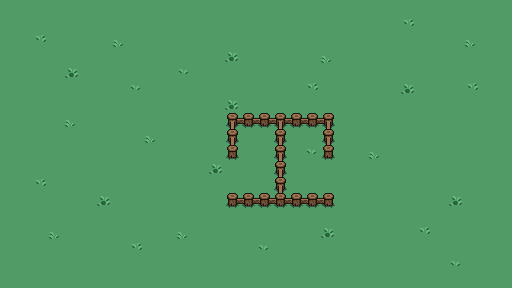

Rendered tile map (Tiled .tmx) drawn with the repository's tilesets; below, a short description and the full map source, tile grids included:
An orthogonal 32x18 tile map with 16x16 px tiles, 3 tile layers (ground, back, front), 4 tilesets and 2 objects.

<map version="1.10" tiledversion="1.10.2" orientation="orthogonal" renderorder="right-down" width="32" height="18" tilewidth="16" tileheight="16" infinite="0" nextlayerid="12" nextobjectid="21">
 <tileset firstgid="1" source="grass.tsx" />
 <tileset firstgid="2" source="fences.tsx" />
 <tileset firstgid="18" source="entities.tsx" />
 <tileset firstgid="20" source="decor.tsx" />
 <layer id="5" name="ground" width="32" height="18">
  <data encoding="csv">
1,1,1,1,1,1,1,1,1,1,1,1,1,1,1,1,1,1,1,1,1,1,1,1,1,1,1,1,1,1,1,1,
1,1,1,1,1,1,1,1,1,1,1,1,1,1,1,1,1,1,1,1,1,1,1,1,1,1,1,1,1,1,1,1,
1,1,1,1,1,1,1,1,1,1,1,1,1,1,1,1,1,1,1,1,1,1,1,1,1,1,1,1,1,1,1,1,
1,1,1,1,1,1,1,1,1,1,1,1,1,1,1,1,1,1,1,1,1,1,1,1,1,1,1,1,1,1,1,1,
1,1,1,1,1,1,1,1,1,1,1,1,1,1,1,1,1,1,1,1,1,1,1,1,1,1,1,1,1,1,1,1,
1,1,1,1,1,1,1,1,1,1,1,1,1,1,1,1,1,1,1,1,1,1,1,1,1,1,1,1,1,1,1,1,
1,1,1,1,1,1,1,1,1,1,1,1,1,1,1,1,1,1,1,1,1,1,1,1,1,1,1,1,1,1,1,1,
1,1,1,1,1,1,1,1,1,1,1,1,1,1,1,1,1,1,1,1,1,1,1,1,1,1,1,1,1,1,1,1,
1,1,1,1,1,1,1,1,1,1,1,1,1,1,1,1,1,1,1,1,1,1,1,1,1,1,1,1,1,1,1,1,
1,1,1,1,1,1,1,1,1,1,1,1,1,1,1,1,1,1,1,1,1,1,1,1,1,1,1,1,1,1,1,1,
1,1,1,1,1,1,1,1,1,1,1,1,1,1,1,1,1,1,1,1,1,1,1,1,1,1,1,1,1,1,1,1,
1,1,1,1,1,1,1,1,1,1,1,1,1,1,1,1,1,1,1,1,1,1,1,1,1,1,1,1,1,1,1,1,
1,1,1,1,1,1,1,1,1,1,1,1,1,1,1,1,1,1,1,1,1,1,1,1,1,1,1,1,1,1,1,1,
1,1,1,1,1,1,1,1,1,1,1,1,1,1,1,1,1,1,1,1,1,1,1,1,1,1,1,1,1,1,1,1,
1,1,1,1,1,1,1,1,1,1,1,1,1,1,1,1,1,1,1,1,1,1,1,1,1,1,1,1,1,1,1,1,
1,1,1,1,1,1,1,1,1,1,1,1,1,1,1,1,1,1,1,1,1,1,1,1,1,1,1,1,1,1,1,1,
1,1,1,1,1,1,1,1,1,1,1,1,1,1,1,1,1,1,1,1,1,1,1,1,1,1,1,1,1,1,1,1,
1,1,1,1,1,1,1,1,1,1,1,1,1,1,1,1,1,1,1,1,1,1,1,1,1,1,1,1,1,1,1,1
</data>
 </layer>
 <layer id="10" name="back" width="32" height="18">
  <data encoding="csv">
0,0,0,0,0,0,0,0,0,0,0,0,0,0,0,0,0,0,0,0,0,0,0,0,0,0,0,0,0,0,0,0,
0,0,0,0,0,0,0,0,0,0,0,0,0,0,0,0,0,0,0,0,0,0,0,0,0,21,0,0,0,0,0,0,
0,0,21,0,0,0,0,22,0,0,0,0,0,0,0,0,0,0,0,0,0,0,0,0,0,0,0,0,0,22,0,0,
0,0,0,0,0,0,0,0,0,0,0,0,0,0,23,0,0,0,0,0,22,0,0,0,0,0,0,0,0,0,0,0,
0,0,0,0,23,0,0,0,0,0,0,20,0,0,0,0,0,0,0,0,0,0,0,0,0,0,0,0,0,0,0,0,
0,0,0,0,0,0,0,0,20,0,0,0,0,0,0,0,0,0,0,21,0,0,0,0,0,23,0,0,0,21,0,0,
0,0,0,0,0,0,0,0,0,0,0,0,0,0,23,0,0,0,0,0,0,0,0,0,0,0,0,0,0,0,0,0,
0,0,0,0,22,0,0,0,0,0,0,0,0,0,3,16,16,4,16,16,5,0,0,0,0,0,0,0,0,0,0,0,
0,0,0,0,0,0,0,0,0,22,0,0,0,0,6,0,0,6,0,0,6,0,0,0,0,0,0,0,0,0,0,0,
0,0,0,0,0,0,0,0,0,0,0,0,0,0,10,0,0,6,0,20,10,0,0,22,0,0,0,0,0,0,0,0,
0,0,0,0,0,0,0,0,0,0,0,0,0,23,0,0,0,6,0,0,0,0,0,0,0,0,0,0,0,0,0,0,
0,0,21,0,0,0,0,0,0,0,0,0,0,0,0,0,0,6,0,0,0,0,0,0,0,0,0,0,0,0,0,0,
0,0,0,0,0,0,23,0,0,0,0,0,0,0,15,16,16,12,16,16,17,0,0,0,0,0,0,0,23,0,0,0,
0,0,0,0,0,0,0,0,0,0,0,0,0,0,0,0,0,0,0,0,0,0,0,0,0,0,0,0,0,0,0,0,
0,0,0,22,0,0,0,0,0,0,0,22,0,0,0,0,0,0,0,0,23,0,0,0,0,0,21,0,0,0,0,0,
0,0,0,0,0,0,0,0,21,0,0,0,0,0,0,0,20,0,0,0,0,0,0,0,0,0,0,0,0,0,0,0,
0,0,0,0,0,0,0,0,0,0,0,0,0,0,0,0,0,0,0,0,0,0,0,0,0,0,0,0,20,0,0,0,
0,0,0,0,0,0,0,0,0,0,0,0,0,0,0,0,0,0,0,0,0,0,0,0,0,0,0,0,0,0,0,0
</data>
 </layer>
 <objectgroup id="7" name="entities">
  <object id="11" gid="18" x="57.0175" y="276.596" width="48" height="48" />
  <object id="10" gid="19" x="91.0178" y="279.596" width="32" height="32" />
 </objectgroup>
 <layer id="8" name="front" width="32" height="18">
  <data encoding="csv">
0,0,0,0,0,0,0,0,0,0,0,0,0,0,0,0,0,0,0,0,0,0,0,0,0,0,0,0,0,0,0,0,
0,0,0,0,0,0,0,0,0,0,0,0,0,0,0,0,0,0,0,0,0,0,0,0,0,0,0,0,0,0,0,0,
0,0,0,0,0,0,0,0,0,0,0,0,0,0,0,0,0,0,0,0,0,0,0,0,0,0,0,0,0,0,0,0,
0,0,0,0,0,0,0,0,0,0,0,0,0,0,0,0,0,0,0,0,0,0,0,0,0,0,0,0,0,0,0,0,
0,0,0,0,0,0,0,0,0,0,0,0,0,0,0,0,0,0,0,0,0,0,0,0,0,0,0,0,0,0,0,0,
0,0,0,0,0,0,0,0,0,0,0,0,0,0,0,0,0,0,0,0,0,0,0,0,0,0,0,0,0,0,0,0,
0,0,0,0,0,0,0,0,0,0,0,0,0,0,0,0,0,0,0,0,0,0,0,0,0,0,0,0,0,0,0,0,
0,0,0,0,0,0,0,0,0,0,0,0,0,0,0,0,0,0,0,0,0,0,0,0,0,0,0,0,0,0,0,0,
0,0,0,0,0,0,0,0,0,0,0,0,0,0,0,0,0,0,0,0,0,0,0,0,0,0,0,0,0,0,0,0,
0,0,0,0,0,0,0,0,0,0,0,0,0,0,0,0,0,0,0,0,0,0,0,0,0,0,0,0,0,0,0,0,
0,0,0,0,0,0,0,0,0,0,0,0,0,0,0,0,0,0,0,0,0,0,0,0,0,0,0,0,0,0,0,0,
0,0,0,0,0,0,0,0,0,0,0,0,0,0,0,0,0,0,0,0,0,0,0,0,0,0,0,0,0,0,0,0,
0,0,0,0,0,0,0,0,0,0,0,0,0,0,0,0,0,0,0,0,0,0,0,0,0,0,0,0,0,0,0,0,
0,0,0,0,0,0,0,0,0,0,0,0,0,0,0,0,0,0,0,0,0,0,0,0,0,0,0,0,0,0,0,0,
0,0,0,0,0,0,0,0,0,0,0,0,0,0,0,0,0,0,0,0,0,0,0,0,0,0,0,0,0,0,0,0,
0,0,0,0,0,0,0,0,0,0,0,0,0,0,0,0,0,0,0,0,0,0,0,0,0,0,0,0,0,0,0,0,
0,0,0,0,0,0,0,0,0,0,0,0,0,0,0,0,0,0,0,0,0,0,0,0,0,0,0,0,0,0,0,0,
0,0,0,0,0,0,0,0,0,0,0,0,0,0,0,0,0,0,0,0,0,0,0,0,0,0,0,0,0,0,0,0
</data>
 </layer>
</map>
